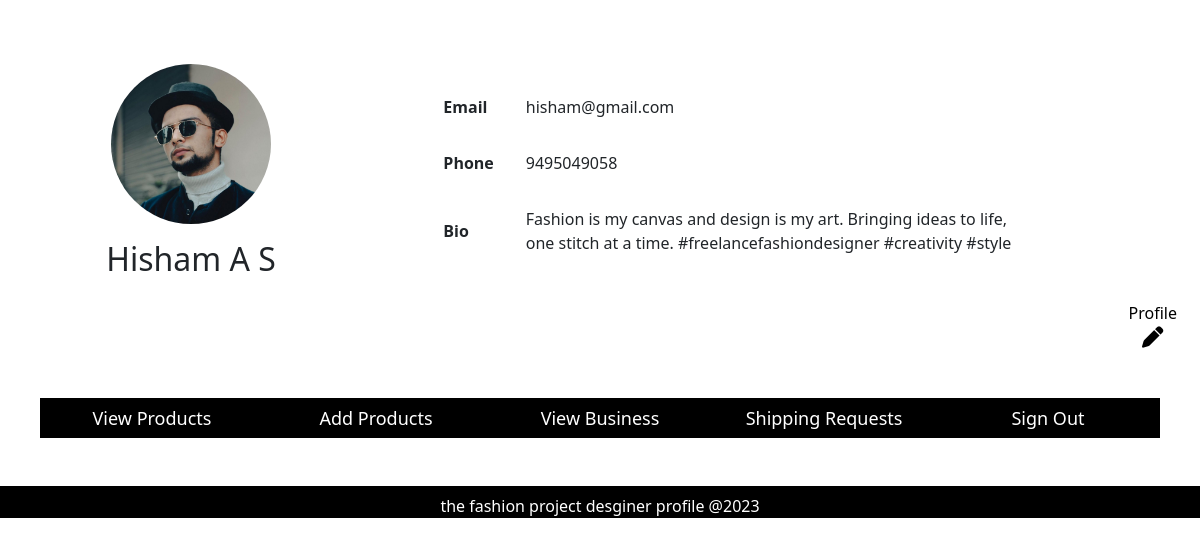
/base (signed in), run on the app's committed database.
### account/models.py (models this page shows, shortened)
class Designer(models.Model):
    user = models.ForeignKey(User,on_delete=models.CASCADE)
    name = models.CharField(max_length=155,null=True,blank=True)
    email = models.EmailField(max_length=255, unique=True)
    phone = models.CharField(max_length=15,unique=True)
    bio = models.TextField(max_length=155,null=True,blank=True)
    logo = models.ImageField(upload_to='media/designer/logo',blank=True,null=True)

### designers/views.py (the view)
# urls.py: path('base',base),
def base(request):
    return render(request,'designer_base.html',{})

### designers/context_processors.py (called while the page is built)
def designer_context_processor(request):
    designer = None
    if request.user.is_authenticated:
        try:
            designer = Designer.objects.get(user=request.user)
        except Designer.DoesNotExist:
            pass
    return {'designer': designer}

### templates/designer_base.html (shortened to what this page needs)
{% load static %}
<!DOCTYPE html>
<html lang="en">
<head>
    <link rel="stylesheet" href="{% static 'css/style1.css' %}">
    <link rel="stylesheet" href="{% static 'css/style2.css' %}">
    <link rel="stylesheet" href="{% static 'css/style3.css' %}">
    <link rel="stylesheet" href="{% static 'css/desgStyle.css' %}">
    <link rel="stylesheet" href="{% static 'css/desgStyle1.css' %}">
    <link rel="stylesheet" href="https://cdnjs.cloudflare.com/ajax/libs/font-awesome/6.3.0/css/all.min.css" />
    <link rel="stylesheet" href="https://cdnjs.cloudflare.com/ajax/libs/font-awesome/5.15.3/css/all.min.css" />
    <link href="https://cdn.jsdelivr.net/npm/bootstrap@5.3.0-alpha1/dist/css/bootstrap.min.css" rel="stylesheet">
</head>
<body>
<div class="desig-prof">
    <div class="desig-head">
        <div class="dp">
            <img src= "{{ designer.logo.url }}" alt="">
        </div>
        <h2>{{ designer.name }}</h2>
    </div>
    <div class="bio">
        <table>
            <tr>
                <td class="bold">Email</td>
                <td>{{ designer.email }}</td>
            </tr>
            <tr>
                <td class="bold">Phone</td>
                <td>{{ designer.phone }}</td>
            </tr>
            <tr>
                <td class="bold">Bio</td>
                <td>{{ designer.bio }}</td>
            </tr>
        </table>
    </div>
    <div class="prf-edit">
        <a href="{% url 'edit_info' %}"><button title="edit profile" type="submit">Profile<i class="fa-solid fa-pen fa-lg"></i></button></a>
    </div>
</div>
<div class="des-btns">
    <a href="{% url 'designer_dashboard' %}"><button>View Products</button></a>
    <a href="{% url 'addPrd' %}"><button>Add Products</button></a>
    <a href=""><button>View Business</button></a>
    <button>Shipping Requests</button>
    <a href="{% url 'logout_view' %}"><button>Sign Out</button></a>
</div>
<div class="footer-desg">
    <p>the fashion project desginer profile @2023</p>
</div>
</body>
</html>

### static/css/style1.css (style rules this page uses)
body { margin: 0; }

### static/css/style2.css (style rules this page uses)
table { width: 80%; height: 8rem; }

### static/css/desgStyle.css (style rules this page uses)
.desig-prof { display: flex; flex-direction: row; padding: 0 2rem 0 2rem; }
.desig-head { display: flex; flex-direction: column; align-items: center; justify-content: space-evenly; width: 28%; padding: 4rem; }
.dp { padding-bottom: 1rem; display: flex; align-items: flex-end; }
.dp img { width: 10rem; height: 10rem; border-radius: 50%; object-fit: fill; }
.bold { font-weight: bold; }
.bio { display: flex; align-items: center; justify-content: center; width: 68%; }
.bio table td { padding: 1rem; }
.prf-edit { width: 4%; display: flex; align-items: flex-end; }
.prf-edit button { border: 0; color: black; background-color: white; }
.des-btns { width: 100%; display: flex; align-items: center; justify-content: center; padding: 3rem 0 3rem 0; }
.des-btns button { border: 0; width: 14rem; height: 2.5rem; background-color: black; color: white; font-size: large; }

### static/css/desgStyle1.css (style rules this page uses)
.footer-desg { width: 100%; height: 2.5cdrem; text-align: center; padding-top: .5rem; background-color: black; color: white; }

### data on the page
Designer: logo (picture), name "Hisham A S", email "hisham@gmail.com", phone "9495049058", bio "Fashion is my canvas and design is my art. Bringing ideas to life, one stitch at a time. #freelancefashiondesigner #creativity #style"
